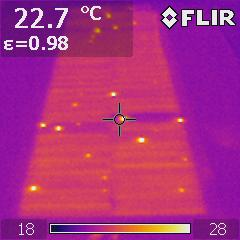
#> input picture test_ir_images/1046395.jpg, 240 x 240 px, found by its file name; its folder holds only this picture in this run
$ python find_IR_shorts.py
#> lines starting #> are read from the running program, lines starting #| are printed output that depends on the picture
import numpy as np
import cv2
import matplotlib.pyplot as plt
from matplotlib.patches import Ellipse
import os


def find_IR_blobs(fname):
#> called with fname = 'test_ir_images//1046395.jpg'
    try:
        ir_img = cv2.imread(fname)
#> ir_img is the input picture: shape (240, 240, 3); mean B, G, R 128.2, 46.3, 170.8
    except:
        print('Problem Loading File!')
        return
    ir_imgBW = np.mean(ir_img,2)
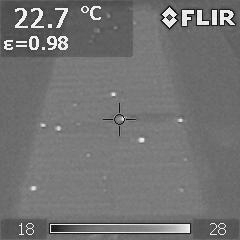
#> ir_imgBW: shape (240, 240) float64; min 2.67, max 253.7, mean 115.1


    for i in range(3):
        ir_img[:,:,i]=ir_imgBW

    ir_img[0:60][:][:]=0
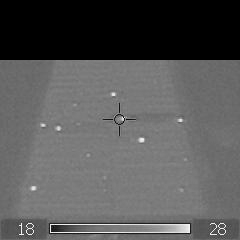
#> ir_img: shape (240, 240, 3); min 0, max 249, mean 87.5
    ir_img[220:][:][:]=0
    ir_img[100:140,100:140,:]=0
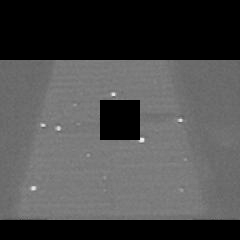
#> ir_img: shape (240, 240, 3); min 0, max 242, mean 75.2

    # Setup SimpleBlobDetector parameters.
    params = cv2.SimpleBlobDetector_Params()
    params.blobColor = 255
    # Filter by Area.
    params.filterByArea = True
    params.minArea = 1

    params.filterByConvexity=True
    params.filterByCircularity = True
    params.minCircularity = 0.15
    params.minInertiaRatio = 0.15
    # Change thresholds
    params.minThreshold = 150;
    params.maxThreshold = 255;
    params.minConvexity = 0.25

    detector = cv2.SimpleBlobDetector_create(params)

    keypoints = detector.detect(ir_img)
#> keypoints = 6 keypoints; (x, y, size): (141, 140, 3.7), (33, 188, 3.6), (58, 128, 3.4), (43, 125, 2.8), (180, 120, 2.4), (113, 94, 2.4)

    im_with_keypoints = cv2.drawKeypoints(ir_img, keypoints, np.array([]), (0,0,255), cv2.DRAW_MATCHES_FLAGS_DRAW_RICH_KEYPOINTS)

    f=plt.figure()
    ax=f.add_subplot(111)
    # Show blobs
    ax.imshow( np.maximum(im_with_keypoints[:,:,1],ir_imgBW) ,cmap='Greys_r')
    #ax.imshow(ir_img, cmap='Greys_r')

    ells = [Ellipse(xy=[keypoints[i].pt[0],keypoints[i].pt[1]], width=3*keypoints[i].size, height=3*keypoints[i].size, angle=0) for i in range(len(keypoints))]
#> ells = 6 items
    for e in ells:
        ax.add_artist(e)
        e.set_facecolor('none')
#> this loop made 6 passes


    for k in keypoints:
        #ax.plot(k.pt[0],k.pt[1],'rx')
        ax.text(k.pt[0],k.pt[1]*1.07,np.round(k.size,1),color='white')
#> this loop made 6 passes
#> k on passes 1 to 6: keypoint at (33, 187.8), size 3.6, keypoint at (141.4, 139.5), size 3.7, keypoint at (58, 128), size 3.4, keypoint at (42.5, 124.7), size 2.8, keypoint at (180, 120), size 2.4, keypoint at (113, 94), size 2.4

    ax.set_xlim([0,240])
    ax.set_ylim([240,0])
    ax.set_xlabel(fname.split('.')[0])

    f.show()
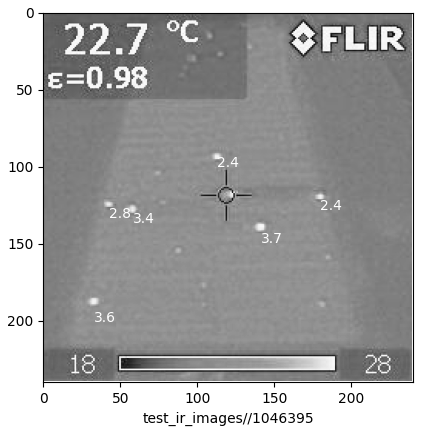
#> figure drawn by matplotlib, 1 panel
    f.savefig('processed_'+file_name)

    return [file_name,keypoints]

for file_name in os.listdir('test_ir_images//'):
    find_IR_blobs('test_ir_images//'+file_name)

$ run again, on test_ir_images/1046487.jpg
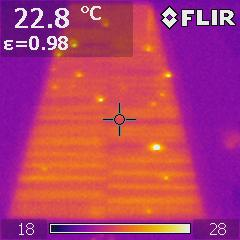
#> input picture test_ir_images/1046487.jpg, 240 x 240 px, found by its file name
#> in find_IR_blobs, ir_img is the input picture: shape (240, 240, 3); mean B, G, R 108.6, 61.2, 179.5
#> in find_IR_blobs, `ir_img[100:140,100:140,:]=0`:
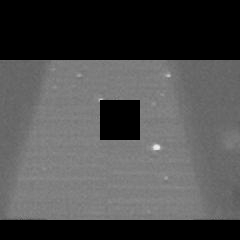
#> ir_img: shape (240, 240, 3); min 0, max 239, mean 76.2
#> keypoints = 3 keypoints; (x, y, size): (156, 147, 5.5), (100, 99, 3.2), (168, 75, 2.5)
#> ells = 3 items
#> the loop in find_IR_blobs, `for e in ells:` made 3 passes
#> the loop in find_IR_blobs, `for k in keypoints: #ax.plot(k.pt[0],k.pt[1],'rx')` made 3 passes
#> k on passes 1 to 3: keypoint at (156.1, 146.9), size 5.5, keypoint at (100, 98.8), size 3.2, keypoint at (167.9, 75.2), size 2.5
#> in find_IR_blobs, `f.show()`:
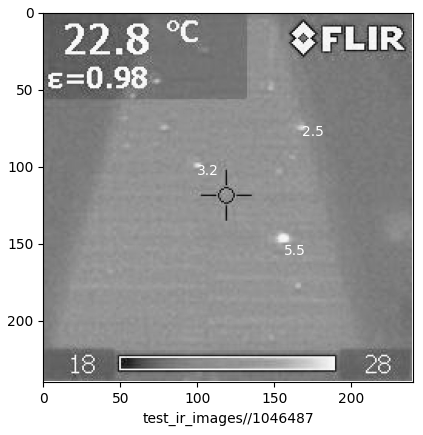
#> figure drawn by matplotlib, 1 panel

$ run again, on test_ir_images/1046488.jpg
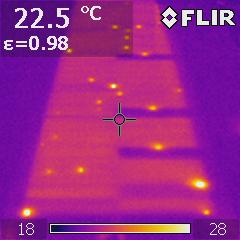
#> input picture test_ir_images/1046488.jpg, 240 x 240 px, found by its file name
#> in find_IR_blobs, ir_img is the input picture: shape (240, 240, 3); mean B, G, R 136.9, 38.2, 153.9
#> in find_IR_blobs, `ir_img[100:140,100:140,:]=0`:
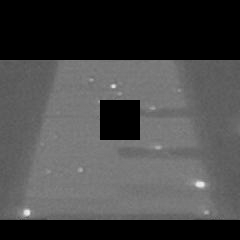
#> ir_img: shape (240, 240, 3); min 0, max 242, mean 71.4
#> keypoints = 6 keypoints; (x, y, size): (200, 184, 6.1), (27, 212, 5.4), (158, 147, 3.4), (206, 212, 2.5), (80, 169, 2.5), (113, 86, 2.4)
#> ells = 6 items
#> the loop in find_IR_blobs, `for e in ells:` made 6 passes
#> the loop in find_IR_blobs, `for k in keypoints: #ax.plot(k.pt[0],k.pt[1],'rx')` made 6 passes
#> k on passes 1 to 6: keypoint at (205.7, 212.1), size 2.5, keypoint at (26.5, 212.1), size 5.4, keypoint at (199.7, 183.9), size 6.1, keypoint at (80.4, 169.5), size 2.5, keypoint at (157.7, 147), size 3.4, keypoint at (113, 85.9), size 2.4
#> in find_IR_blobs, `f.show()`:
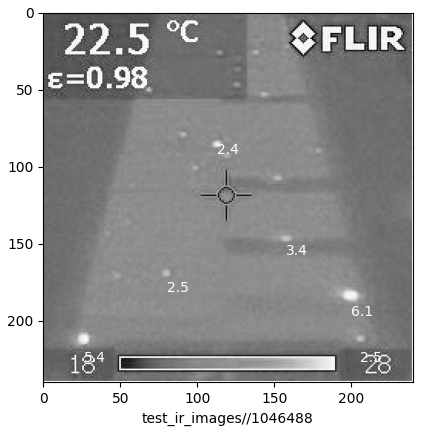
#> figure drawn by matplotlib, 1 panel

$ run again, on test_ir_images/1046489.jpg
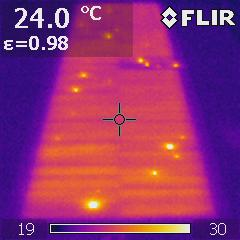
#> input picture test_ir_images/1046489.jpg, 240 x 240 px, found by its file name
#> in find_IR_blobs, ir_img is the input picture: shape (240, 240, 3); mean B, G, R 113.1, 49.2, 144.3
#> in find_IR_blobs, `ir_img[100:140,100:140,:]=0`:
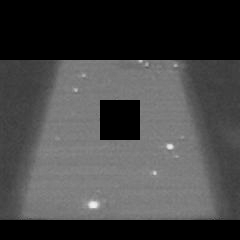
#> ir_img: shape (240, 240, 3); min 0, max 239, mean 67.7
#> keypoints = 6 keypoints; (x, y, size): (93, 204, 7.3), (170, 146, 5), (154, 173, 2.7), (175, 65, 2.3), (142, 62, 2.2), (75, 90, 2.2)
#> ells = 6 items
#> the loop in find_IR_blobs, `for e in ells:` made 6 passes
#> the loop in find_IR_blobs, `for k in keypoints: #ax.plot(k.pt[0],k.pt[1],'rx')` made 6 passes
#> k on passes 1 to 6: keypoint at (92.9, 204.5), size 7.3, keypoint at (154.4, 172.5), size 2.7, keypoint at (169.5, 146.2), size 5, keypoint at (75.4, 89.6), size 2.2, keypoint at (175.1, 65), size 2.3, keypoint at (142.2, 61.7), size 2.2
#> in find_IR_blobs, `f.show()`:
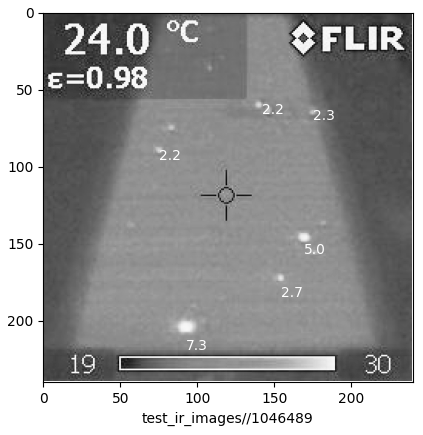
#> figure drawn by matplotlib, 1 panel

$ run again, on test_ir_images/1046396.jpg
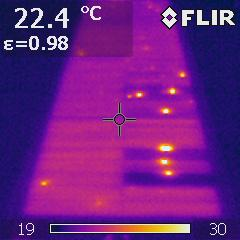
#> input picture test_ir_images/1046396.jpg, 240 x 240 px, found by its file name
#> in find_IR_blobs, ir_img is the input picture: shape (240, 240, 3); mean B, G, R 129.2, 30.8, 108.8
#> keypoints = 8 keypoints; (x, y, size): (166, 148, 6.4), (164, 161, 4), (168, 173, 3.6), (165, 111, 3.6), (172, 91, 3), (182, 75, 2.4), (139, 94, 2.3), (43, 183, 2.2)
#> ells = 8 items
#> the loop in find_IR_blobs, `for e in ells:` made 8 passes
#> the loop in find_IR_blobs, `for k in keypoints: #ax.plot(k.pt[0],k.pt[1],'rx')` made 8 passes
#> k on passes 1 to 8: keypoint at (43.4, 183.1), size 2.2, keypoint at (168.2, 172.8), size 3.6, keypoint at (164.2, 161.4), size 4, keypoint at (165.4, 110.7), size 3.6, keypoint at (138.9, 94.3), size 2.3, keypoint at (172, 90.9), size 3, keypoint at (182, 74.9), size 2.4, keypoint at (165.5, 148.1), size 6.4
#> in find_IR_blobs, `f.show()`:
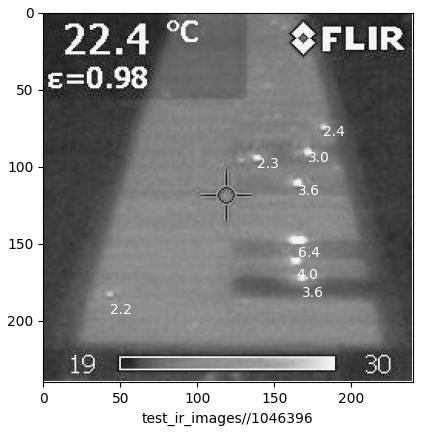
#> figure drawn by matplotlib, 1 panel
